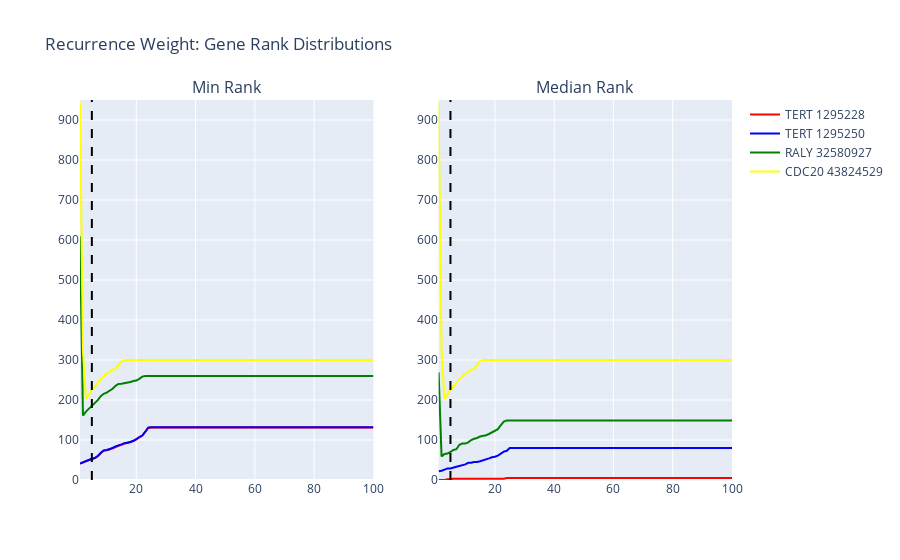
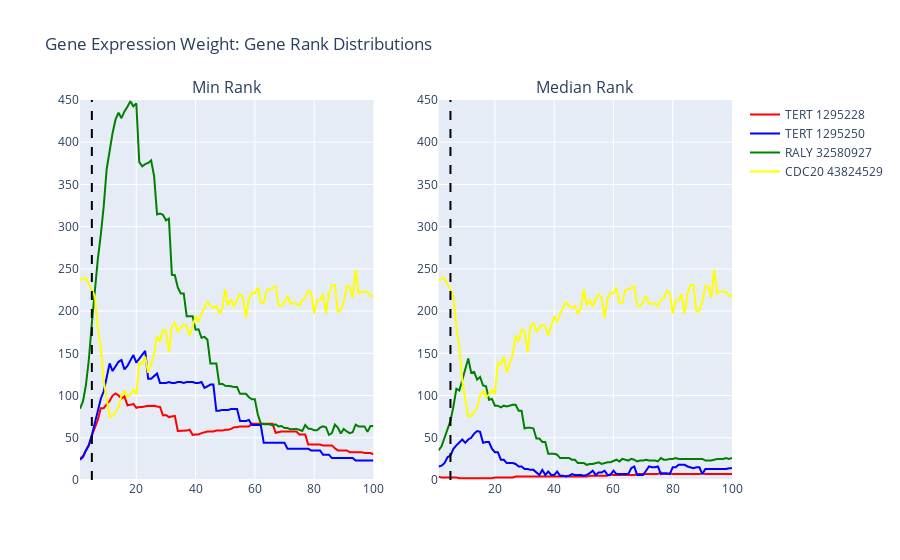
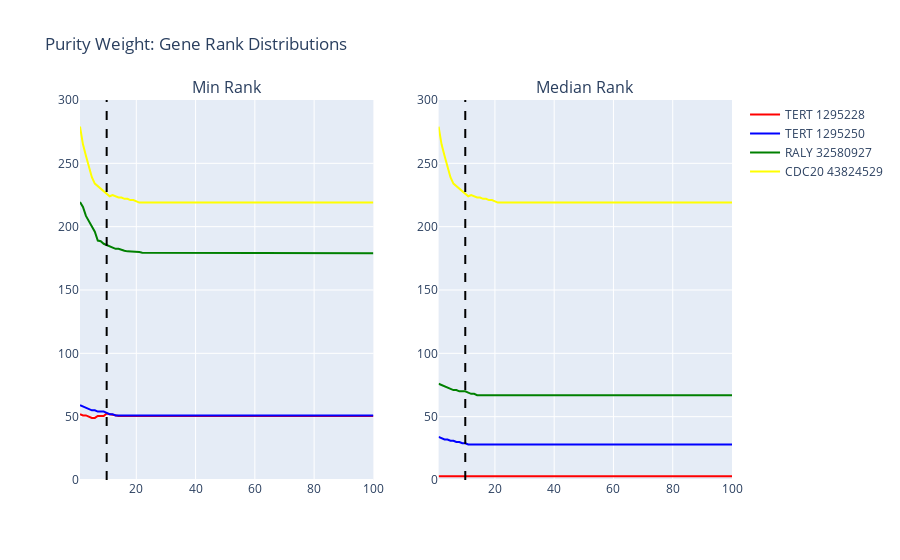
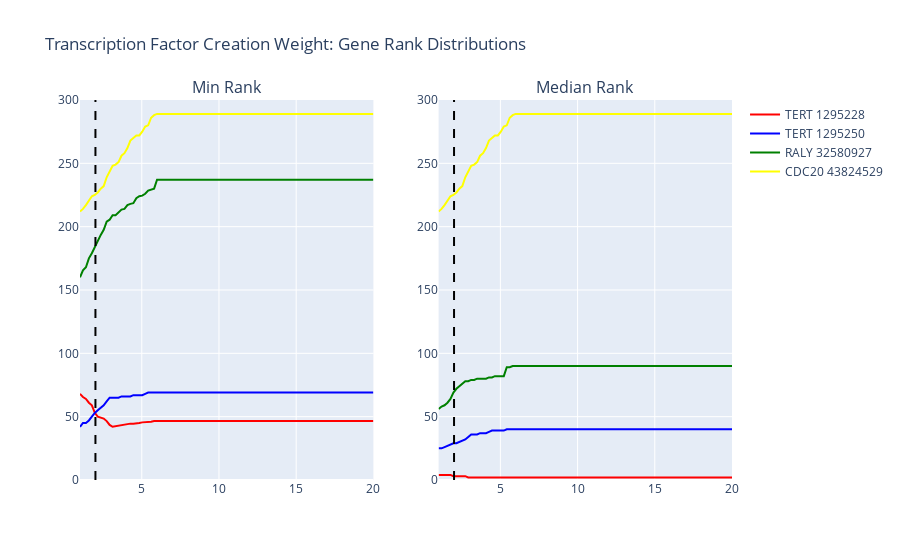

Write notebook code for charts like these, in order.
### Code cell
# Iterate through the recurrence scoring.

# Define the colors
colors = {
    "TERT": {
        1295228: "red",
        1295250: "blue"
    },
    "RALY": {
        32580927: "green"
    },
    "CDC20": {
        43824529: "yellow"
    }
}

# Load in the original scoring weights. These will be changed for each iteration.
with open("../../examples/results/configuration_file.json", "r") as f:
    scoring_weights = json.load(f)
    scoring_weights = scoring_weights["REMIND-Cancer_scoring_weights"]

# Iterate through the weight mapping and create subplots for each weight.
figs = []
for name in weight_mapping:
    # Initialize the figure for the subplots.
    fig = go.Figure()

    # Initialize dictionaries to store means, medians, mins, and maxes for each gene and position.
    means = {}
    medians = {}
    mins = {}
    maxes = {}

    # Iterate through the genes and positions of interest.
    for gene, position, color in [
        ("TERT", 1295228, "red"), 
        ("TERT", 1295250, "blue"), 
        ("RALY", 32580927, "green"), 
        ("CDC20", 43824529, "yellow")
    ]:
        # Initialize the dictionaries for each gene and position.
        if gene not in means:
            means[gene] = {}
            medians[gene] = {}
            mins[gene] = {}
            maxes[gene] = {}
        
        if position not in means[gene]:
            means[gene][position] = []
            medians[gene][position] = []
            mins[gene][position] = []
            maxes[gene][position] = []

        # Initialize the x-axis range, which is just the range of the weight.
        x_axis_scoring_range = weight_mapping[name]["range"]

        # Initialize the y-axis score list.
        y_axis_score = []

        # Iterate through the x-axis scoring range and calculate the scores.
        for x in tqdm(x_axis_scoring_range, desc=f"{name}: {gene} {position}"):
            # Create a temporary copy of the scoring weights to modify.
            scoring_weights_temp = deepcopy(scoring_weights)

            # Update the scoring weights with the current x value.
            # Ex: scoring_weights_temp["genomic"]["recurrence"]["weight_per_recurrent_mutation"] = 1
            scoring_weights_temp[
                weight_mapping[name]["attribute"][0]
            ][
                weight_mapping[name]["attribute"][1]
            ][
                weight_mapping[name]["attribute"][2]
            ] = x

            # Calculate the scores using the modified scoring weights.
            data_temp = _add_remind_cancer_score(
                dataframe=data.copy(),
                remind_cancer_scoring_weights=scoring_weights_temp,
                ge_column="FPKM_Z_score"
            )

            # Since data_temp now has the new scores as `score_v2`, sort it.
            data_temp = data_temp.sort_values("score_v2", ascending=False, inplace=False)

            # Reset the index of the data_temp DataFrame to have the ranks.
            data_temp = data_temp.reset_index(drop=True)

            # Get the median rank by filtering the data_temp DataFrame for the current gene and position and 
            # then getting the index, which represents the rank.
            median = np.median(
                list(
                    data_temp[(data_temp["GENE"] == gene) & (data_temp["POS"] == position)].index
                )
            )

            # Get the mean, min, and max ranks for the current gene and position with the same idea.
            mean = np.mean(list(data_temp[(data_temp["GENE"] == gene) & (data_temp["POS"] == position)].index))
            min = np.min(list(data_temp[(data_temp["GENE"] == gene) & (data_temp["POS"] == position)].index))
            max = np.max(list(data_temp[(data_temp["GENE"] == gene) & (data_temp["POS"] == position)].index))

            # Append the mean, median, min, and max ranks to the respective lists.
            means[gene][position].append(mean)
            medians[gene][position].append(median)
            mins[gene][position].append(min)
            maxes[gene][position].append(max)

    ##### PLOTTING #######
    # Define the 1x2 grid for the subplots.
    fig = _create_min_and_median_plots(
        medians=medians,
        mins=mins,
        name=name,
        colors=colors,
        weight_mapping=weight_mapping
    )
    fig.show()
    figs.append(fig)
